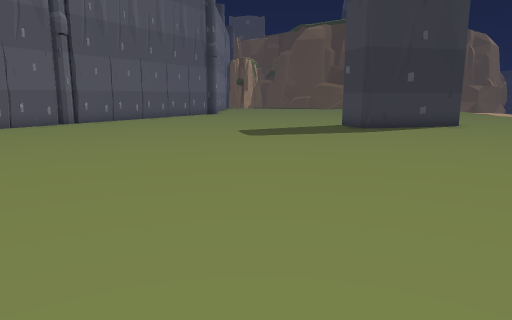
[1] (above)

19 first-person views from a walk through a Unity game level. The camera is 1.3 m above the floor, tilts 10° down and sees 70° across. The floor is counted in squares, 1 m on a side. Each view is taken from the middle of a square. On the plan, view 1 faces up. The plan holds only what a view shows up to about 15 squares ahead; the rest is blank. The place goes on beyond the plan. The player is left out. Some animated figures are not drawn.

[2]
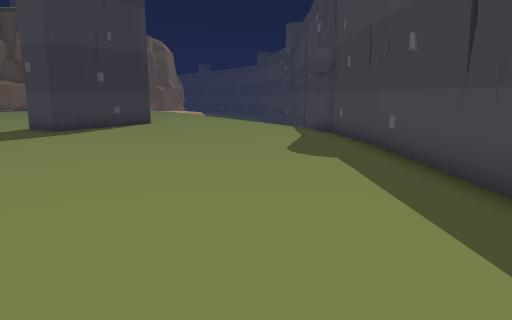

[3]
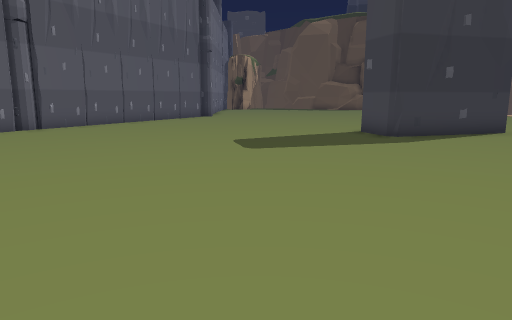

[4]
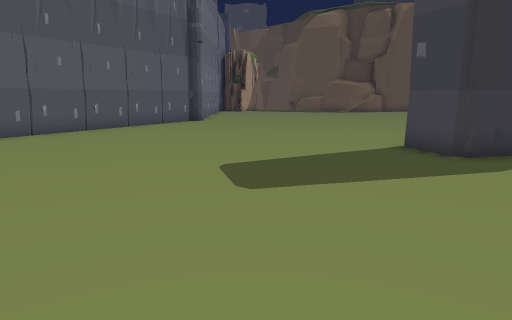

[5]
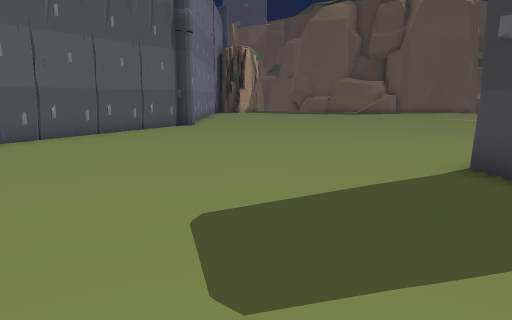

[6]
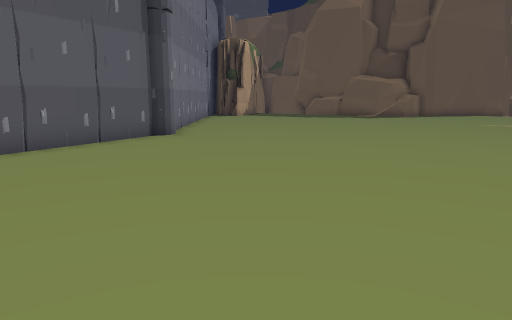

[7]
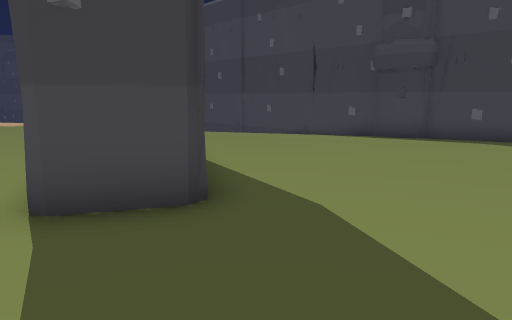

[8]
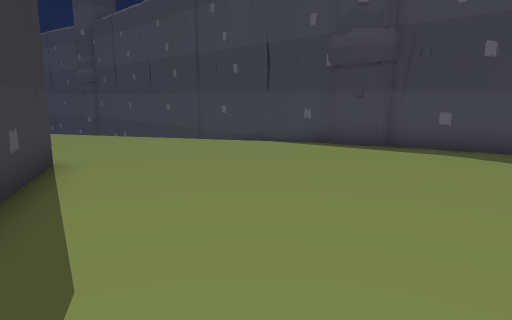

[9]
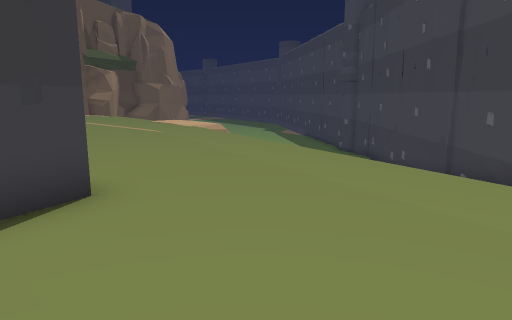

[10]
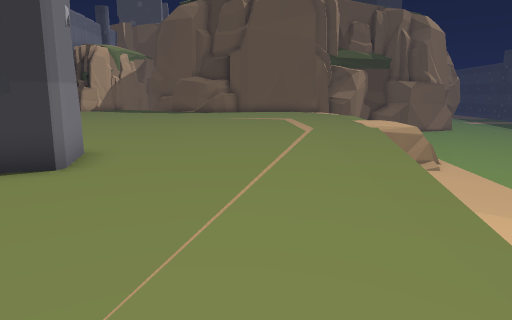

[11]
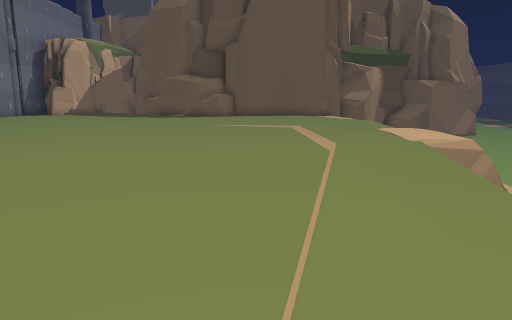

[12]
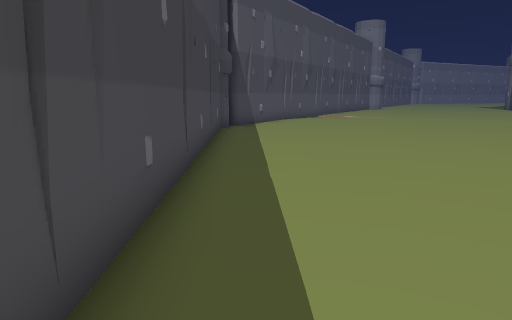

[13]
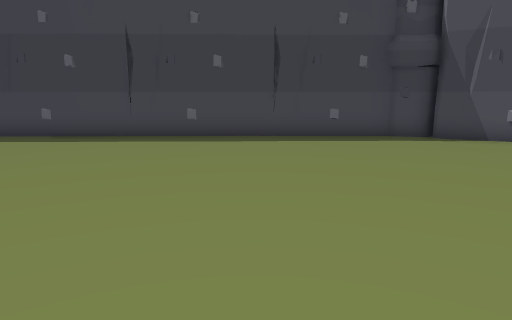

[14]
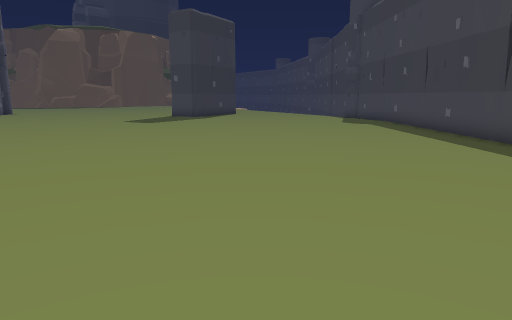

[15]
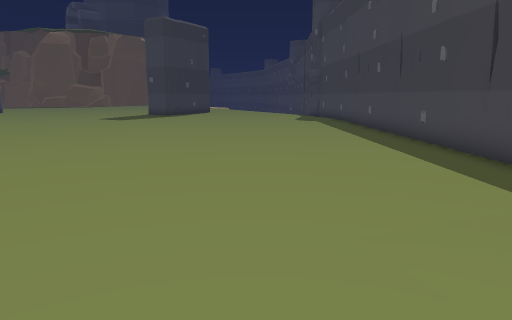

[16]
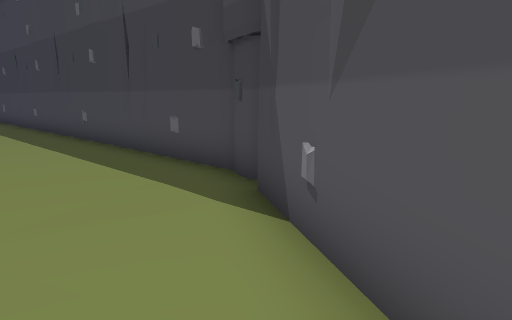

[17]
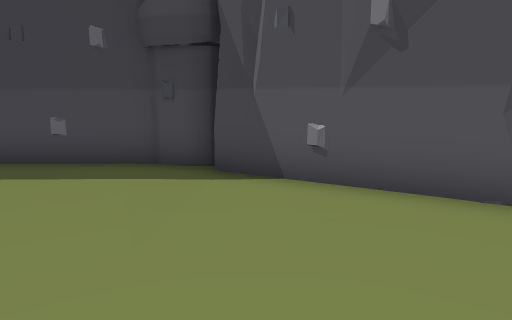

[18]
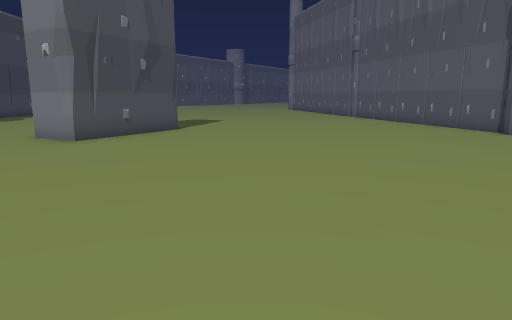

[19]
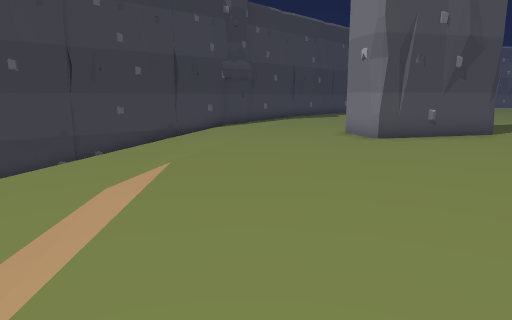

### Floor plan
Key: @ floor where view 1 was taken; # wall or solid block; . main floor; - floor 0.25 m lower than the main floor; _ floor 1 m lower than the main floor; < floor 1.25 m lower than the main floor; ( floor 1.5 m lower than the main floor; / step, stairs or slope; = window, fence, low wall or low ledge; v drop or lower ground.
Columns run from 9 left of view 1 to 20 right of it. Each row starts with its distance up from view 1.
 29       #............... ..../
 28       #...................../
 27       #...................../
 26      ##...................../
 25      #.....................#=/
 24     ##....................===/
 23    ##.....................v((/
 22    #......................=((/
 21   ##.....................  ((/
 20   #......................v ((
 19  ##......................v(((
 18 ##......................-=((
 17 #............######...../ <
 16 #............######.....=_<  #
 15 .............####......-/_  ##
 14 .......................-/  ##
 13 .......................-  ##
 12  .....................-/ ##
 11  .....................-/##
 10   ....................-##
  9   ....................##
  8   ...................##
  7   ..................##
  6   .................##
  5   ................##
  4  ................##
  3  ...............##
  2  ..............##
  1 ..............##
  0 .........@....#
 -1 .............##
 -2 ............##
 -3  ..........##
 -4 ..........##
 -5 .........##
 -6 ........##
 -7 .......##
 -8 ...#####
 -9  #####

Where each view was taken, in squares from view 1:
view 1: 0 up, 0 right, facing up
view 2: 0 up, 0 right, facing up-right
view 3: 3 up, 0 right, facing up
view 4: 7 up, 0 right, facing up
view 5: 10 up, 0 right, facing up
view 6: 14 up, 0 right, facing up
view 7: 14 up, 0 right, facing right
view 8: 12 up, 2 right, facing right
view 9: 11 up, 7 right, facing up-right
view 10: 10 up, 12 right, facing up
view 11: 14 up, 12 right, facing up
view 12: 4 up, 7 right, facing down-left
view 13: 4 up, 8 left, facing down-right
view 14: 4 down, 9 left, facing up-right
view 15: 7 down, 9 left, facing up-right
view 16: 8 down, 9 left, facing right
view 17: 4 down, 9 left, facing down-right
view 18: 29 up, 12 right, facing down-left
view 19: 29 up, 12 right, facing down
